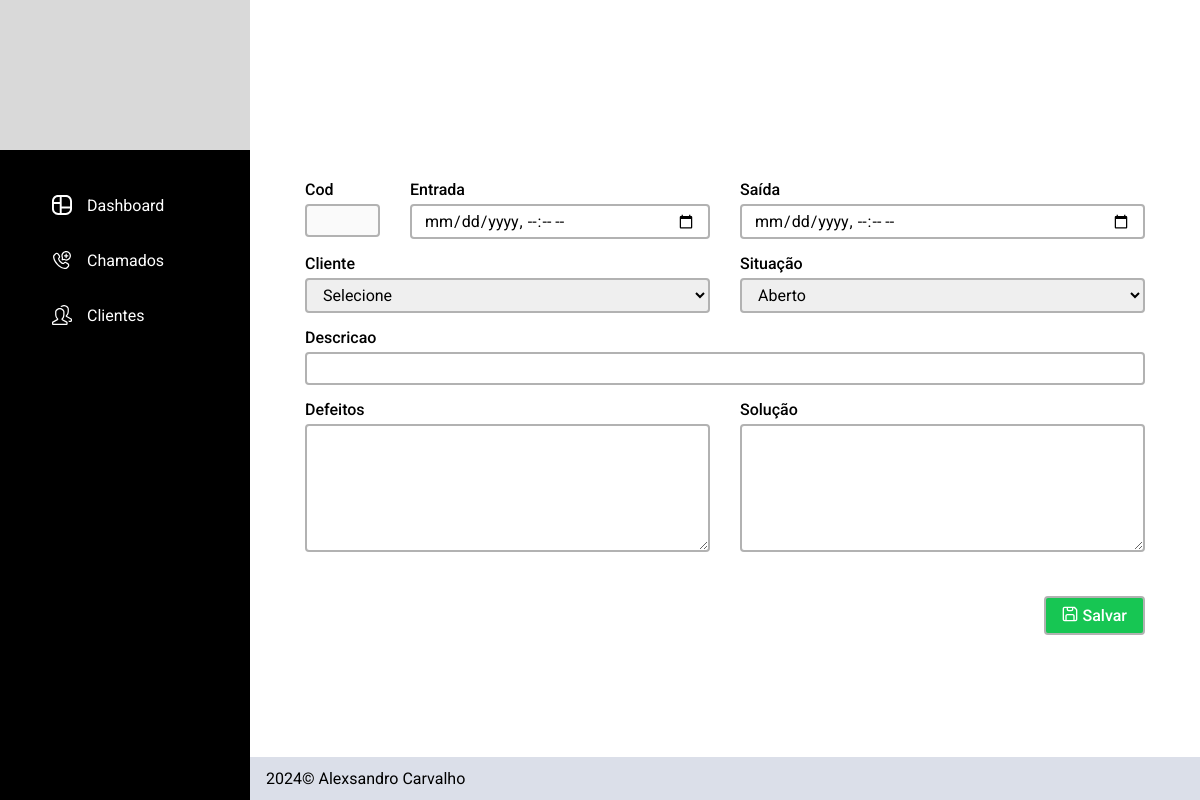
/editar_chamado?chamado=6, run on an earlier commit of the app's database.
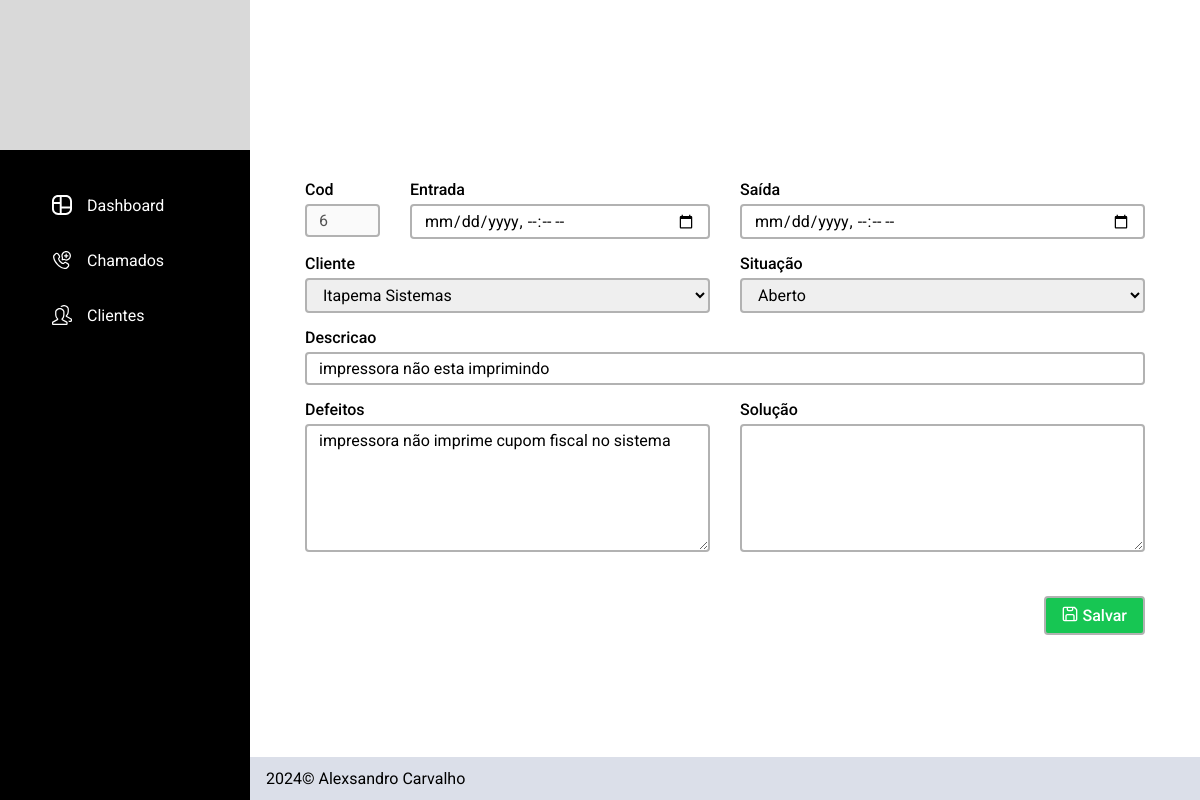
And on a later commit of the database.
### tables this page shows
CREATE TABLE chamados (
id INTEGER PRIMARY KEY,
usuario_id INTEGER NOT NULL,
cliente_id INTEGER NOT NULL,
status TEXT NOT NULL,
defeitos TEXT NOT NULL,
emissao TEXT NOT NULL,
encerramento TEXT,
descricao TEXT NOT NULL,
solucao TEXT,
FOREIGN KEY (usuario_id) REFERENCES usuarios (id),
FOREIGN KEY (cliente_id) REFERENCES clientes (id)
);

### app.py (the view)
@app.route("/editar_chamado")
def editar_chamado():
    db = opendb()
    cursor = db.cursor()
    chamado_id = request.args.get("chamado")
    cursor.execute("SELECT chamados.*, clientes.nome AS nome_cliente, clientes.id AS id_cliente FROM chamados JOIN clientes ON chamados.cliente_id = clientes.id WHERE chamados.id = ? AND chamados.usuario_id = ?", (chamado_id, USER))
    chamado = cursor.fetchone()
    cursor.execute("SELECT id, nome FROM clientes WHERE usuario_id = ?", (USER,))
    clientes = cursor.fetchall()
    closedb(db)
    return render_template("cadastrar_chamados.html", chamado=chamado, situacoes=SITUACOES, clientes=clientes)

### app.py (called while the page is built)
def opendb():
    connection = sqlite3.connect("sistema_chamados.db")
    connection.row_factory = sqlite3.Row
    return connection

def closedb(connection):
    connection.close()

### templates/cadastrar_chamados.html
{% extends "layout.html" %}
{% block header %}
    <section class="conteudo_header wid_cad"></section>
{% endblock %}
{% block principal %}
    <div class="cadastrar_chamado_content">
        <form action="/cadastrar_chamados" method="post" class="form_cad_chamado">
            <div class="form_cad">
                <div class="sub_col2">
                    <div>
                        <label for="cod_chamado">Cod</label>
                        <input disabled type="text" id="cod_chamado" name="cod" value="{{ chamado['id'] if chamado else ''}}">
                    </div>
                    <div>
                        <label for="entrada_chamado">Entrada</label>
                        <input type="datetime-local" id="entrada_chamado" name="entrada">
                    </div>
                </div>
                <div>
                    <label for="saida_chamado">Saída</label>
                    <input type="datetime-local" id="saida_chamado" name="saida">
                </div>
                <div>
                    <label for="cliente_chamado">Cliente</label>
                    <select id="cliente_chamado" name="cliente">
                        <option disabled selected>Selecione</option>
                        {% for cliente in clientes %}
                            {% if chamado and chamado['id_cliente'] == cliente['id'] %}
                            <option selected value="{{chamado['id_cliente']}}">{{chamado['nome_cliente']}}</option>
                            {% else %}
                            <option value="{{cliente['id']}}">{{cliente["nome"]}}</option>
                            {% endif %}
                        {% endfor %}
                    </select>
                </div>
                <div>
                    <label for="status_chamado">Situação</label>
                    <select id="status_chamado" name="situacao">
                        {% for situacao in situacoes %}
                            {% if chamado and chamado['status'] == situacao %}
                                <option selected value="{{ chamado['status'] }}">{{ chamado['status'] | capitalize }}</option>
                            {% else %}
                                <option value="{{ situacao }}">{{ situacao | capitalize }}</option>
                            {% endif %}
                        {% endfor %}
                    </select>
                </div>
                <div class="col2">
                    <label for="desc_chamado">Descricao</label>
                    <input type="text" id="desc_chamado" name="descricao" value="{{ chamado['descricao'] if chamado else '' }}">
                </div>
                <div>
                    <label for="def_chamado">Defeitos</label>
                    <textarea id="def_chamado" name="defeitos" rows="6">{{ chamado['defeitos'] if chamado else ''}}
                    </textarea>
                </div>
                <div>
                    <label for="solucao_chamado">Solução</label>
                    <textarea id="solucao_chamado" name="solucao" rows="6">{{ chamado['solucao'] if chamado else ''}}
                    </textarea>
                </div>
            </div>
            <div class="btn_save_conteiner">
                <button class="btn_save"><img src="../static/img/icon/salvar.svg">Salvar</button>
            </div>
        </form>
    </div>
{% endblock %}

What changed in the data, as far as the page shows it:
added chamados: cod "6", situacao "Aberto", descricao "impressora não esta imprimindo", defeitos "impressora não imprime cupom fiscal no sistema"
Also different on the page:
form field cliente: "Selecione" → "Itapema Sistemas"
form field situacao: "Aberto" → (not shown)
